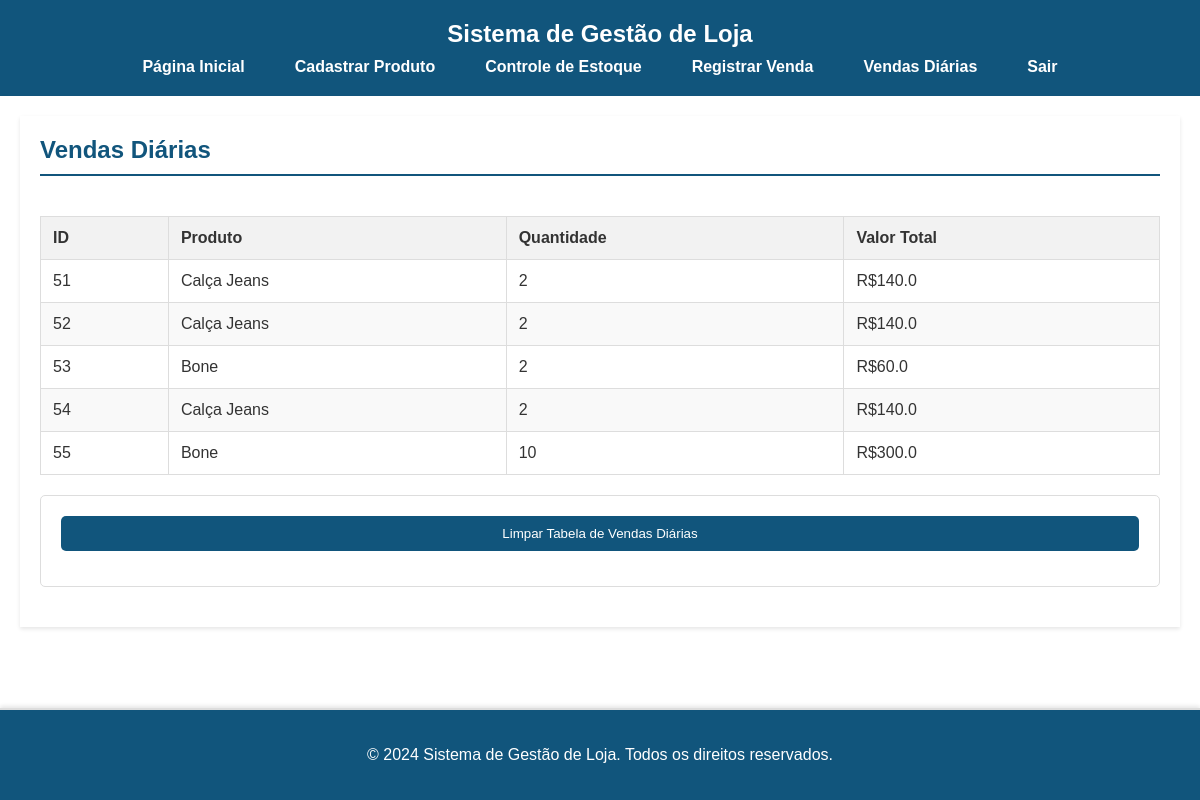
Before: /vendas_diarias (signed in) with the older database file.
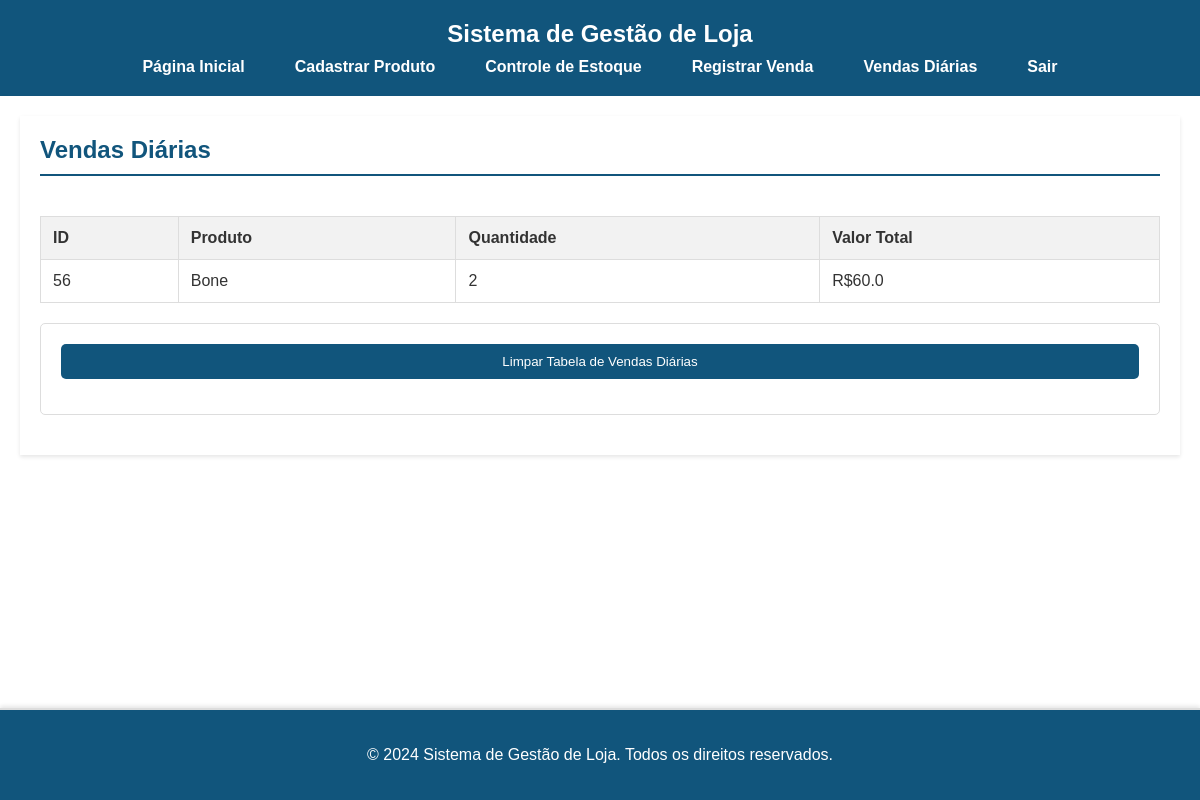
After: the same page with the newer database file.
### tables this page shows
CREATE TABLE vendas_diarias (
        id INTEGER PRIMARY KEY AUTOINCREMENT,
        produto_id INTEGER NOT NULL,
        quantidade INTEGER NOT NULL,
        valor_total REAL NOT NULL,
        data TEXT NOT NULL,
        FOREIGN KEY(produto_id) REFERENCES produtos(id)
    );

CREATE TABLE produtos (
        id INTEGER PRIMARY KEY AUTOINCREMENT,
        nome TEXT,
        preco REAL,
        quantidade INTEGER
    );

### app.py (the view)
@app.route('/vendas_diarias', methods=['GET', 'POST'])
@login_required
def vendas_diarias():
    conn = sqlite3.connect('lojista.db')
    cursor = conn.cursor()
    cursor.execute('''
        SELECT vendas_diarias.id, produtos.nome, vendas_diarias.quantidade,
               vendas_diarias.valor_total, vendas_diarias.data
        FROM vendas_diarias
        JOIN produtos ON vendas_diarias.produto_id = produtos.id
    ''')
    vendas_diarias = cursor.fetchall()
    conn.close()
    return render_template('vendas_diarias.html', vendas_diarias=vendas_diarias)

### app.py (called while the page is built)
def login_required(f):
    @wraps(f)
    def decorated_function(*args, **kwargs):
        if not session.get('logged_in'):
            return redirect(url_for('login'))
        return f(*args, **kwargs)
    return decorated_function

### templates/vendas_diarias.html
{% extends 'base.html' %}
{% block content %}
    <main>
        <div class="container">
            <h2>Vendas Diárias</h2>
            <div class="table-responsive">
                <table class="table tabela-vendas">
                    <thead>
                        <tr>
                            <th>ID</th>
                            <th>Produto</th>
                            <th>Quantidade</th>
                            <th>Valor Total</th>
                        </tr>
                    </thead>
                    <tbody>
                        {% for venda in vendas_diarias %}
                            <tr>
                                <td>{{ venda[0] }}</td>
                                <td>{{ venda[1] }}</td>
                                <td>{{ venda[2] }}</td>
                                <td>R${{ venda[4] }}</td>
                            </tr>
                        {% endfor %}
                    </tbody>
                </table>
            </div>
            <form method="POST" action="{{ url_for('limpar_vendas_diarias') }}">
                <button type="submit" class="btn btn-danger">Limpar Tabela de Vendas Diárias</button>
            </form>
        </div>
    </main>
{% endblock %}

### templates/base.html (shortened to what this page needs)
<!DOCTYPE html>
<html lang="pt-BR">
<head>
    <link rel="stylesheet" href="https://cdnjs.cloudflare.com/ajax/libs/font-awesome/6.0.0-beta3/css/all.min.css">
    <link rel="stylesheet" href="{{ url_for('static', filename='style.css') }}">
</head>
<body>
    <header>
        <h1>Sistema de Gestão de Loja</h1>
        <nav>
            <ul>
                <li><a href="{{ url_for('index') }}">Página Inicial</a></li>
                <li><a href="{{ url_for('cadastrar_produto') }}">Cadastrar Produto</a></li>
                <li><a href="{{ url_for('controle_estoque') }}">Controle de Estoque</a></li>
                <li><a href="{{ url_for('registrar_venda') }}">Registrar Venda</a></li>
                <li><a href="{{ url_for('vendas_diarias') }}">Vendas Diárias</a></li>
                {% if session.logged_in %}
                <li><a href="{{ url_for('logout') }}">Sair</a></li>
                {% endif %}
            </ul>
        </nav>
    </header>
    <main>
        {% block content %}{% endblock %}
    </main>
    <footer>
        <p>&copy; 2024 Sistema de Gestão de Loja. Todos os direitos reservados.</p>
    </footer>
</body>
</html>

### static/style.css (style rules this page uses)
header { background-color: #11557C; color: white; padding: 20px; text-align: center; }
body { font-family: Arial, sans-serif; background-color: #f4f4f9; color: #333; margin: 0; padding: 0; display: flex; flex-direction: column; min-height: 100vh; }
main { flex: 1; padding: 20px; box-sizing: border-box; overflow: auto; background-color: white; box-shadow: 0 2px 4px rgba(0, 0, 0, 0.1); }
footer { background-color: #11557C; color: white; padding: 20px; text-align: center; border-top: 2px solid #ddd; margin-top: auto; box-shadow: 0 -2px 4px rgba(0, 0, 0, 0.1); }
h2 { color: #11557C; border-bottom: 2px solid #11557C; padding-bottom: 10px; margin-top: 0; }
form { background-color: #fff; padding: 20px; border: 1px solid #ddd; border-radius: 5px; margin-bottom: 20px; }
form select, form input[type="number"], form button { width: 100%; padding: 10px; margin-bottom: 15px; border: 1px solid #ddd; border-radius: 5px; }
form button { background-color: #11557C; color: #fff; border: none; cursor: pointer; transition: background-color 0.3s; }
.tabela-vendas { width: 100%; border-collapse: collapse; background-color: #fff; }
.tabela-vendas th, .tabela-vendas td { padding: 12px; border: 1px solid #ddd; text-align: left; }
.tabela-vendas th { background-color: #f2f2f2; }
.btn { background-color: #11557C; color: #fff; border: none; padding: 10px 20px; cursor: pointer; transition: background-color 0.3s; }
.table-responsive { overflow-x: auto; }
.tabela-vendas { width: 100%; border-collapse: collapse; margin-top: 20px; }

### templates/base.html (style rules this page uses)
header h1 { margin: 0; font-size: 24px; }
nav ul { list-style: none; padding: 0; display: flex; justify-content: center; margin: 10px 0 0 0; }
nav ul li { margin: 0 15px; }
nav ul li a { text-decoration: none; color: white; font-weight: bold; padding: 5px 10px; border-radius: 5px; transition: background-color 0.3s ease; }
table { width: 100%; border-collapse: collapse; margin: 20px 0; }
table, th, td { border: 1px solid #ddd; }
th, td { padding: 12px; text-align: left; }
th { background-color: #f2f2f2; }
button { background-color: #007BFF; color: white; padding: 10px 15px; border: none; border-radius: 5px; cursor: pointer; transition: background-color 0.3s ease; }

Changed rows visible on the page:
removed vendas_diarias: id "51", nome "Calça Jeans", quantidade "2", data "140.0"
removed vendas_diarias: id "52", nome "Calça Jeans", quantidade "2", data "140.0"
removed vendas_diarias: id "53", nome "Bone", quantidade "2", data "60.0"
removed vendas_diarias: id "54", nome "Calça Jeans", quantidade "2", data "140.0"
removed vendas_diarias: id "55", nome "Bone", quantidade "10", data "300.0"
added vendas_diarias: id "56", nome "Bone", quantidade "2", data "60.0"
